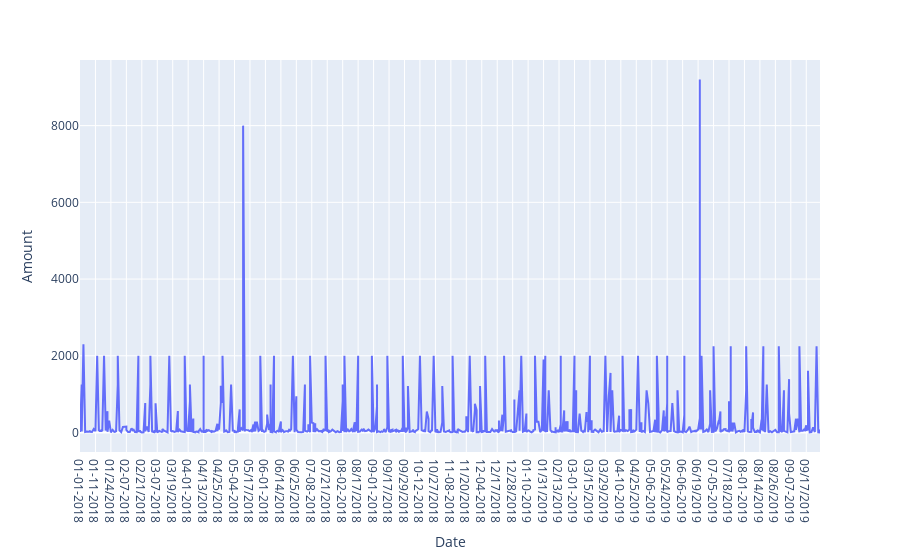

Notebook code for this chart:
### Code cell
# Visualizing the Data 3 #
# Can't figure out how to make the line continuous - even when changing to x="Month" the line is broken #

fig = px.line(data, x="Date", y="Amount")
fig.show()

### Figure 1 — Plotly figure (JSON) as saved in the notebook; plotly's stock layout.template omitted (floating-point values rounded to 4 significant figures; data arrays with more than 128 entries replaced by an {"elided": "..."} marker saying what was removed)
{"data": [{"hovertemplate": "Date=%{x}<br>Amount=%{y}<extra></extra>", "legendgroup": "", "line": {"color": "#636efa", "dash": "solid"}, "marker": {"symbol": "circle"}, "mode": "lines", "name": "", "orientation": "v", "showlegend": false, "type": "scatter", "x": {"elided": "806 str values"}, "xaxis": "x", "y": {"elided": "806 float values"}, "yaxis": "y"}], "layout": {"legend": {"tracegroupgap": 0}, "margin": {"t": 60}, "xaxis": {"anchor": "y", "domain": [0, 1], "title": {"text": "Date"}}, "yaxis": {"anchor": "x", "domain": [0, 1], "title": {"text": "Amount"}}}}
